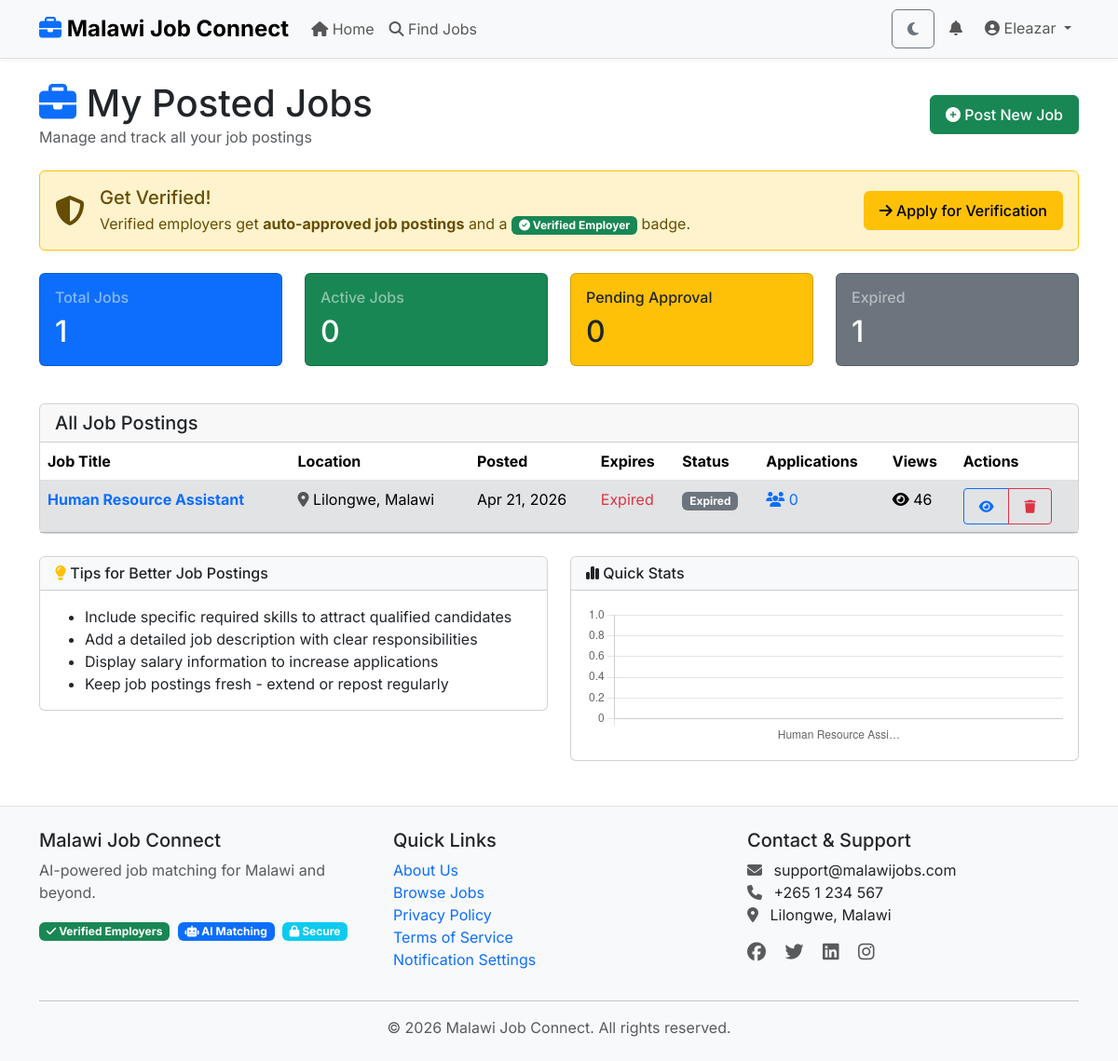
Before: /jobs/my-jobs/ (signed in) with the older database file.
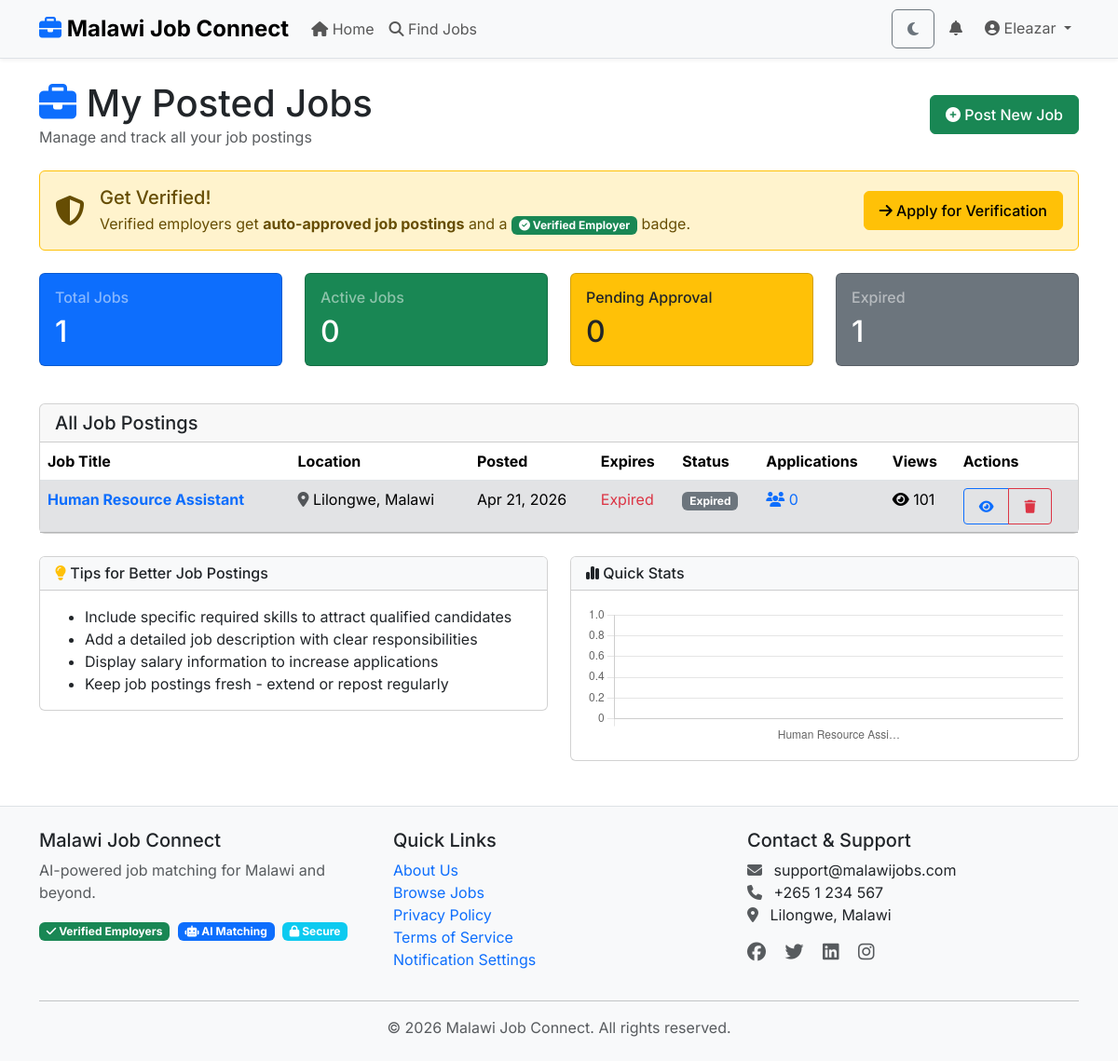
After: the same page with the newer database file.
### apps/jobs/models.py (models this page shows, shortened)
class JobVacancy(models.Model):
    class SourceType(models.TextChoices):
        ADMIN_CSV = 'ADMIN_CSV', 'Admin CSV Upload'
        ADMIN_API = 'ADMIN_API', 'Admin API Fetch'
        VERIFIED_EMPLOYER = 'EMP_VERIFIED', 'Verified Employer'
        GENERAL_USER = 'USER_GEN', 'General User'
    class JobType(models.TextChoices):
        FULL_TIME = 'FT', 'Full Time'
        PART_TIME = 'PT', 'Part Time'
        CONTRACT = 'CT', 'Contract'
        INTERNSHIP = 'IN', 'Internship'
        REMOTE = 'RM', 'Remote'
        HYBRID = 'HY', 'Hybrid'
        FREELANCE = 'FL', 'Freelance'
    class ExperienceLevel(models.TextChoices):
        ENTRY = 'ENTRY', 'Entry Level (0-2 years)'
        JUNIOR = 'JUNIOR', 'Junior (2-4 years)'
        MID = 'MID', 'Mid Level (4-7 years)'
        SENIOR = 'SENIOR', 'Senior (7-10 years)'
        LEAD = 'LEAD', 'Lead/Manager (10+ years)'
    class LocationType(models.TextChoices):
        MALAWI_CITY = 'MW_CITY', 'Malawi City'
        MALAWI_DISTRICT = 'MW_DIST', 'Malawi District'
        INTERNATIONAL = 'INTL', 'International'
        REMOTE = 'REMOTE', 'Remote'
    title = models.CharField(max_length=255, db_index=True)
    company_name = models.CharField(max_length=255, db_index=True)
    company_logo = models.URLField(blank=True, null=True)
    company_website = models.URLField(blank=True, null=True)
    category = models.ForeignKey(
        JobCategory,
        on_delete=models.SET_NULL,
        null=True,
        blank=True,
        related_name='jobs'
    )
    description = models.TextField()
    requirements = models.TextField(blank=True, help_text="Detailed requirements")
    responsibilities = models.TextField(blank=True)
    required_skills = models.TextField(
        help_text="Comma-separated skills: Python, Django, Project Management"
    )
    required_qualifications = models.TextField(
        blank=True,
        help_text="Required degrees, certifications"
    )
    experience_level = models.CharField(
        max_length=20,
        choices=ExperienceLevel.choices,
        default=ExperienceLevel.ENTRY
    )
    years_of_experience_required = models.PositiveIntegerField(
        default=0,
        help_text="Minimum years of experience required"
    )
    location_type = models.CharField(
        max_length=20,
        choices=LocationType.choices,
        default=LocationType.MALAWI_CITY
    )
    city = models.CharField(max_length=100, blank=True)
    district = models.CharField(max_length=100, blank=True)
    country = models.CharField(max_length=100, default='Malawi')
    location_display = models.CharField(
        max_length=255,
        blank=True,
        help_text="Formatted location for display (e.g., 'Lilongwe, Malawi')"
    )
    is_remote = models.BooleanField(default=False)
    job_type = models.CharField(
        max_length=2,
        choices=JobType.choices,
        default=JobType.FULL_TIME
    )
    salary_min = models.DecimalField(
        max_digits=12,
        decimal_places=2,
        null=True,
        blank=True
    )
    salary_max = models.DecimalField(
        max_digits=12,
        decimal_places=2,
        null=True,
        blank=True
    )
    salary_currency = models.CharField(max_length=3, default='MWK')
    salary_is_displayed = models.BooleanField(default=False)
    application_url = models.URLField(
        blank=True,
        null=True,
        help_text="External application link"
    )
    application_email = models.EmailField(
        blank=True,
        null=True,
        help_text="Email for direct applications"
    )
    application_deadline = models.DateField(null=True, blank=True)
    source_type = models.CharField(
        max_length=20,
        choices=SourceType.choices,
        default=SourceType.GENERAL_USER
    )
    trust_score = models.IntegerField(
        default=50,
        validators=[MinValueValidator(0), MaxValueValidator(100)],
        help_text="0-100 score based on source and verification"
    )
    is_approved = models.BooleanField(
        default=False,
        help_text="Admin approval status"
    )
    approved_by = models.ForeignKey(
        settings.AUTH_USER_MODEL,
        on_delete=models.SET_NULL,
        null=True,
        blank=True,
        related_name='approved_jobs'
    )
    approved_at = models.DateTimeField(null=True, blank=True)
    is_verified_company = models.BooleanField(default=False)
    has_suspicious_content = models.BooleanField(default=False)
    report_count = models.IntegerField(default=0)
    date_posted = models.DateTimeField(auto_now_add=True, db_index=True)
    date_updated = models.DateTimeField(auto_now=True)
    expiry_date = models.DateField(db_index=True)
    external_id = models.CharField(
        max_length=255,
        blank=True,
        help_text="ID from external system/API"
    )
    source_url = models.URLField(
        blank=True,
        help_text="Original source URL if scraped/imported"
    )
    posted_by = models.ForeignKey(
        settings.AUTH_USER_MODEL,
        on_delete=models.SET_NULL,
        null=True,
        blank=True,
        related_name='posted_jobs'
    )
    view_count = models.IntegerField(default=0)
    application_count = models.IntegerField(default=0)
    save_count = models.IntegerField(default=0)
    class Meta:
        db_table = 'job_vacancies'
        verbose_name = 'Job Vacancy'
        verbose_name_plural = 'Job Vacancies'
        ordering = ['-date_posted']
        indexes = [
            models.Index(fields=['expiry_date', 'is_approved']),
            models.Index(fields=['location_type', 'city']),
            models.Index(fields=['job_type', 'experience_level']),
            models.Index(fields=['trust_score']),
            models.Index(fields=['date_posted', 'is_approved']),
        ]
    def is_expired(self):
        return self.expiry_date < timezone.now().date()

### apps/jobs/views.py (the view)
# urls.py: path('my-jobs/', views.my_jobs, name='my_jobs'),
@employer_required
def my_jobs(request):
    jobs = JobVacancy.objects.filter(
        posted_by=request.user
    ).order_by('-date_posted')
    today = timezone.now().date()
    context = {
        'jobs': jobs,
        'active_jobs': jobs.filter(is_approved=True, expiry_date__gte=today).count(),
        'pending_jobs': jobs.filter(is_approved=False).count(),
        'expired_jobs': jobs.filter(expiry_date__lt=today).count(),
        'total_applications': sum(job.application_count for job in jobs),
        'is_verified': request.user.is_verified_employer,
    }
    return render(request, 'jobs/my_jobs.html', context)

### apps/core/context_processors.py (called while the page is built, shortened)
def site_settings(request):
    context = {
        'SITE_NAME': settings.SITE_NAME,
        'SITE_TAGLINE': settings.SITE_TAGLINE,
        'CURRENT_YEAR': timezone.now().year,
        'DEBUG': settings.DEBUG,
    }
    return context

### templates/jobs/my_jobs.html (shortened to what the changed rows need)
{% extends 'base/base.html' %}
{% load static %}
{% block content %}
<div class="container mt-4">
    <div class="d-flex justify-content-between align-items-center mb-4">
        <div>
            <h1 class="mb-0">
                <i class="fas fa-briefcase text-primary"></i> My Posted Jobs
            </h1>
        </div>
    </div>
    <div class="row mb-4">
        <div class="col-md-3 mb-3">
            <div class="card bg-primary text-white h-100">
                <div class="card-body">
                    <h2 class="mb-0">{{ jobs.count }}</h2>
                </div>
            </div>
        </div>
        <div class="col-md-3 mb-3">
            <div class="card bg-success text-white h-100">
                <div class="card-body">
                    <h2 class="mb-0">{{ active_jobs }}</h2>
                </div>
            </div>
        </div>
        <div class="col-md-3 mb-3">
            <div class="card bg-warning text-dark h-100">
                <div class="card-body">
                    <h2 class="mb-0">{{ pending_jobs }}</h2>
                </div>
            </div>
        </div>
        <div class="col-md-3 mb-3">
            <div class="card bg-secondary text-white h-100">
                <div class="card-body">
                    <h2 class="mb-0">{{ expired_jobs }}</h2>
                </div>
            </div>
        </div>
    </div>
    {% if jobs %}
        <div class="row">
            <div class="col-12">
                <div class="card">
                    <div class="card-body p-0">
                        <div class="table-responsive">
                            <table class="table table-hover mb-0">
                                <thead>
                                    <tr>
                                        <th>Job Title</th>
                                        <th>Location</th>
                                        <th>Posted</th>
                                        <th>Expires</th>
                                        <th>Status</th>
                                        <th>Applications</th>
                                        <th>Views</th>
                                        <th>Actions</th>
                                    </tr>
                                </thead>
                                <tbody>
                                    {% for job in jobs %}
                                    <tr class="{% if job.is_expired %}table-secondary{% elif not job.is_approved %}table-warning{% endif %}">
                                        <td>
                                            <a href="{% url 'jobs:detail' job.pk %}" class="fw-bold text-decoration-none">
                                                {{ job.title }}
                                            </a>
                                        </td>
                                        <td>
                                            <i class="fas fa-map-marker-alt text-muted"></i>
                                            {{ job.location_display|default:"Not specified" }}
                                        </td>
                                        <td>{{ job.date_posted|date:"M d, Y" }}</td>
                                        <td>
                                            {% if job.is_expired %}
                                            <span class="text-danger">Expired</span>
                                            {% else %}
                                            {{ job.expiry_date|date:"M d, Y" }}
                                            <br>
                                            <small class="text-muted">{{ job.expiry_date|timeuntil }} left</small>
                                            {% endif %}
                                        </td>
                                        <td>
                                            {% if job.is_approved %}
                                                {% if job.is_expired %}
                                                <span class="badge bg-secondary">Expired</span>
                                                {% else %}
                                                <span class="badge bg-success">Active</span>
                                                {% endif %}
                                            {% else %}
                                            <span class="badge bg-warning text-dark">
                                                <i class="fas fa-clock"></i> Pending Approval
                                            </span>
                                            {% endif %}
                                        </td>
                                        <td>
                                            <a href="{% url 'jobs:view_applicants' job.pk %}" class="text-decoration-none">
                                                <i class="fas fa-users"></i> {{ job.application_count }}
                                            </a>
                                        </td>
                                        <td>
                                            <i class="fas fa-eye"></i> {{ job.view_count }}
                                        </td>
                                        <td>
                                            <div class="btn-group">
                                                <a href="{% url 'jobs:detail' job.pk %}"
                                                   class="btn btn-sm btn-outline-primary"
                                                   title="View">
                                                    <i class="fas fa-eye"></i>
                                                </a>
                                                <button class="btn btn-sm btn-outline-danger delete-job-btn"
                                                        data-job-id="{{ job.pk }}"
                                                        data-job-title="{{ job.title }}"
                                                        title="Delete">
                                                    <i class="fas fa-trash"></i>
                                                </button>
                                            </div>
                                        </td>
                                    </tr>
                                    {% endfor %}
                                </tbody>
                            </table>
                        </div>
                    </div>
                </div>
            </div>
        </div>
    {% endif %}
</div>
{% endblock %}

Changed rows visible on the page:
changed JobVacancy "Human Resource Assistant": view_count "46" → "101"
